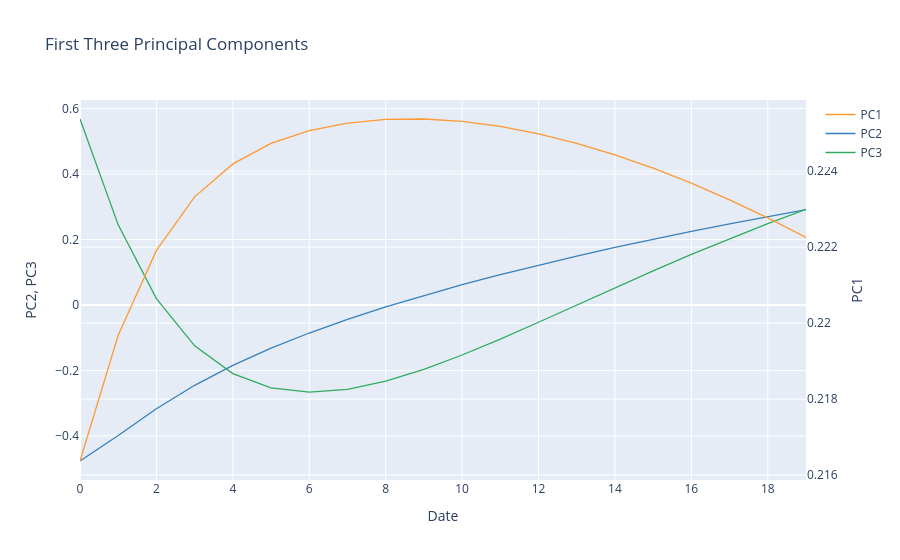

Write notebook code for a chart like this one.
### Code cell
pcdf.iplot(
    secondary_y='PC1', 
    layout=dict(
        title='First Three Principal Components',
        xaxis=dict(
            title=dict(text='Date') 
        ),
        yaxis=dict(
            title=dict(text='PC2, PC3')  
        ),
        yaxis2=dict(
            title=dict(text='PC1'),  
            overlaying='y',  
            side='right'  
        )
    )
)

### Figure 1 — Plotly figure (JSON) as saved in the notebook; plotly's stock layout.template omitted (floating-point values rounded to 4 significant figures)
{"data": [{"line": {"color": "rgba(255, 153, 51, 1.0)", "dash": "solid", "shape": "linear", "width": 1.3}, "mode": "lines", "name": "PC1", "text": "", "type": "scatter", "x": [0, 1, 2, 3, 4, 5, 6, 7, 8, 9, 10, 11, 12, 13, 14, 15, 16, 17, 18, 19], "xaxis": "x", "y": [0.2164, 0.2197, 0.2219, 0.2233, 0.2242, 0.2247, 0.2251, 0.2253, 0.2254, 0.2254, 0.2253, 0.2252, 0.225, 0.2247, 0.2244, 0.2241, 0.2237, 0.2232, 0.2228, 0.2223], "yaxis": "y2"}, {"line": {"color": "rgba(55, 128, 191, 1.0)", "dash": "solid", "shape": "linear", "width": 1.3}, "mode": "lines", "name": "PC2", "text": "", "type": "scatter", "x": [0, 1, 2, 3, 4, 5, 6, 7, 8, 9, 10, 11, 12, 13, 14, 15, 16, 17, 18, 19], "y": [-0.4767, -0.3989, -0.3172, -0.2455, -0.1845, -0.132, -0.08571, -0.0441, -0.006087, 0.02909, 0.06193, 0.09281, 0.122, 0.1496, 0.1759, 0.201, 0.225, 0.248, 0.2701, 0.2914]}, {"line": {"color": "rgba(50, 171, 96, 1.0)", "dash": "solid", "shape": "linear", "width": 1.3}, "mode": "lines", "name": "PC3", "text": "", "type": "scatter", "x": [0, 1, 2, 3, 4, 5, 6, 7, 8, 9, 10, 11, 12, 13, 14, 15, 16, 17, 18, 19], "y": [0.5682, 0.2448, 0.01932, -0.1248, -0.2098, -0.2532, -0.2664, -0.2576, -0.2328, -0.1966, -0.1528, -0.1042, -0.0527, -6.458e-05, 0.05255, 0.1043, 0.1544, 0.2027, 0.2487, 0.2924]}], "layout": {"title": {"text": "First Three Principal Components"}, "xaxis": {"title": {"text": "Date"}}, "yaxis": {"title": {"text": "PC2, PC3"}}, "yaxis2": {"overlaying": "y", "side": "right", "title": {"text": "PC1"}}}}
